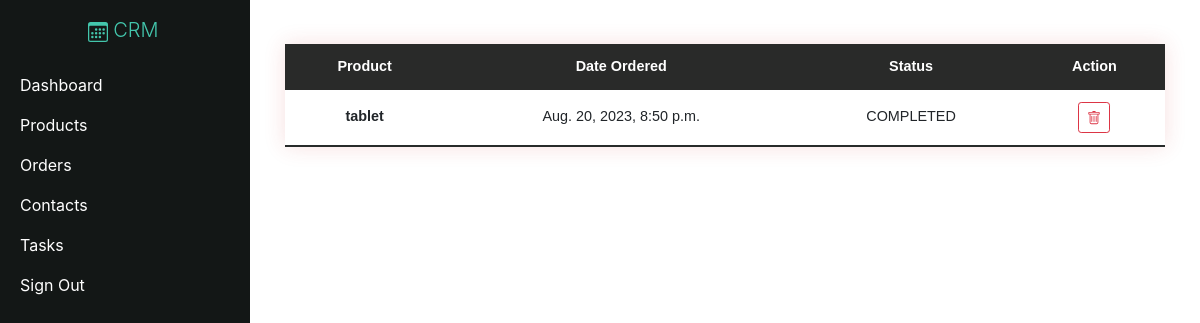
/customer_orders/2/ (signed in), run on the app's committed database.
### crm/models.py (models this page shows)
class Order(models.Model):
    customer = models.ForeignKey(Customer, null=True, on_delete= models.CASCADE)
    product = models.ForeignKey(Product, null=True, on_delete= models.CASCADE)
    date_created = models.DateTimeField(auto_now_add=True, null=True)
    status = models.CharField(max_length=200, null=True, choices=(
        ('CANCELED','CANCELED'),
        ('COMPLETED','COMPLETED'),
        ('REFUNDED','REFUNDED'),
        ('PENDING PAYMENT','PENDING PAYMENT'),
    ))

class Product(models.Model):
    name = models.CharField(max_length=200, null=True)
    cost = models.FloatField(null=True)
    vendor = models.CharField(max_length=200, null=True)
    discount = models.IntegerField(default=0)
    date_created = models.DateTimeField(auto_now_add=True, null=True)
    def __str__(self):
        return self.name

### crm/views.py (the view)
# urls.py: path('customer_orders/<str:pk>/', views.customer_orders, name="customer_orders"),
@login_required
def customer_orders(request, pk):
    customer = Customer.objects.get(id=pk)
    order = customer.order_set.all()
    total_orders = order.count()
    context = {'customer':customer,'order':order, 'total_orders':total_orders}
    return render(request,'crm/customer_orders.html', context)

### crm/templates/crm/customer_orders.html (shortened to what this page needs)
{% extends 'crm/main.html' %}
{% block content %}
<table class="my-table w-100 text-center mt-4">
    <thead>
        <tr class="text-center">
            <th scope="col">Product</th>
            <th scope="col">Date Ordered</th>
            <th scope="col">Status</th>
            <th scope="col">Action</th>
        </tr>
    </thead>
    <tbody>
        {% for o in order %}
        <tr>
            <th scope="row">{{ o.product }}</th>
            <td>{{ o.date_created }}</td>
            <td>{{ o.status }}</td>
            <td>
                <a class="btn btn-sm btn-outline-danger" data-toggle="modal" data-target="#actionModal"></a></div>
        {% endfor %}
{% endblock content %}

### static/css/main.css (style rules this page uses)
.my-table { border-collapse: collapse; font-size: 0.9em; font-family: sans-serif; min-width: 400px; box-shadow: 0 0 20px rgba(200, 44, 44, 0.15); }
.my-table thead tr { background-color: rgb(41, 42, 41); color: #ffffff; text-align: left; }
.my-table th, .my-table td { padding: 12px 15px; }
.my-table tbody tr { border-bottom: 1px solid #dddddd; }
.my-table tbody tr:last-of-type { border-bottom: 2px solid #272b2a; }

### data on the page
Order: product "tablet", date_created "Aug. 20, 2023, 8:50 p.m.", status "COMPLETED"
